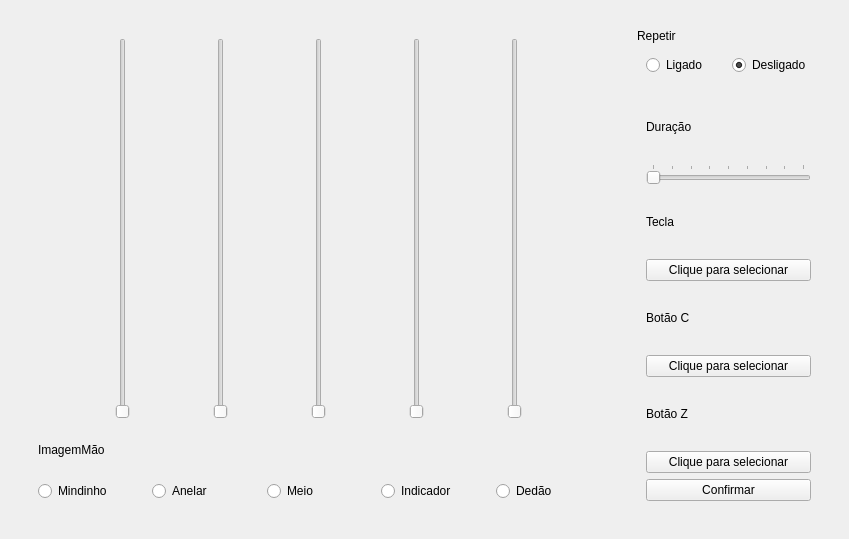
<?xml version="1.0" encoding="UTF-8"?>
<ui version="4.0">
 <class>configForm</class>
 <widget class="QWidget" name="configForm">
  <property name="geometry">
   <rect>
    <x>0</x>
    <y>0</y>
    <width>849</width>
    <height>539</height>
   </rect>
  </property>
  <property name="windowTitle">
   <string>Form</string>
  </property>
  <layout class="QGridLayout" name="gridLayout">
   <item row="1" column="0">
    <widget class="QWidget" name="configContainer" native="true">
     <layout class="QGridLayout" name="gridLayout_2" rowstretch="0" columnstretch="3,1">
      <item row="0" column="0">
       <widget class="QWidget" name="pressureFingerContainer" native="true">
        <layout class="QVBoxLayout" name="verticalLayout_3">
         <item>
          <widget class="QWidget" name="slidersContainer" native="true">
           <layout class="QHBoxLayout" name="horizontalLayout_2">
            <item>
             <widget class="QSlider" name="verticalSliderLittle">
              <property name="maximum">
               <number>200</number>
              </property>
              <property name="orientation">
               <enum>Qt::Orientation::Vertical</enum>
              </property>
              <property name="tickPosition">
               <enum>QSlider::TickPosition::NoTicks</enum>
              </property>
              <property name="tickInterval">
               <number>0</number>
              </property>
             </widget>
            </item>
            <item>
             <widget class="QSlider" name="verticalSliderRing">
              <property name="maximum">
               <number>200</number>
              </property>
              <property name="orientation">
               <enum>Qt::Orientation::Vertical</enum>
              </property>
             </widget>
            </item>
            <item>
             <widget class="QSlider" name="verticalSliderMiddle">
              <property name="maximum">
               <number>200</number>
              </property>
              <property name="orientation">
               <enum>Qt::Orientation::Vertical</enum>
              </property>
             </widget>
            </item>
            <item>
             <widget class="QSlider" name="verticalSliderIndex">
              <property name="maximum">
               <number>200</number>
              </property>
              <property name="orientation">
               <enum>Qt::Orientation::Vertical</enum>
              </property>
             </widget>
            </item>
            <item>
             <widget class="QSlider" name="verticalSliderThumb">
              <property name="maximum">
               <number>200</number>
              </property>
              <property name="orientation">
               <enum>Qt::Orientation::Vertical</enum>
              </property>
             </widget>
            </item>
           </layout>
          </widget>
         </item>
         <item>
          <widget class="QWidget" name="handImageContainer" native="true">
           <layout class="QGridLayout" name="gridLayout_4">
            <item row="0" column="0">
             <widget class="QLabel" name="handImageLabel">
              <property name="text">
               <string>ImagemMão</string>
              </property>
             </widget>
            </item>
           </layout>
          </widget>
         </item>
         <item>
          <widget class="QWidget" name="fingerButtonContainer_2" native="true">
           <layout class="QHBoxLayout" name="fingerButtonContainer">
            <item>
             <widget class="QRadioButton" name="radioButtonLittle">
              <property name="text">
               <string>Mindinho</string>
              </property>
              <attribute name="buttonGroup">
               <string notr="true">fingerButtonGroup</string>
              </attribute>
             </widget>
            </item>
            <item>
             <widget class="QRadioButton" name="radioButtonRing">
              <property name="text">
               <string>Anelar</string>
              </property>
              <attribute name="buttonGroup">
               <string notr="true">fingerButtonGroup</string>
              </attribute>
             </widget>
            </item>
            <item>
             <widget class="QRadioButton" name="radioButtonMiddle">
              <property name="text">
               <string>Meio</string>
              </property>
              <attribute name="buttonGroup">
               <string notr="true">fingerButtonGroup</string>
              </attribute>
             </widget>
            </item>
            <item>
             <widget class="QRadioButton" name="radioButtonIndex">
              <property name="text">
               <string>Indicador</string>
              </property>
              <attribute name="buttonGroup">
               <string notr="true">fingerButtonGroup</string>
              </attribute>
             </widget>
            </item>
            <item>
             <widget class="QRadioButton" name="radioButtonThumb">
              <property name="text">
               <string>Dedão</string>
              </property>
              <attribute name="buttonGroup">
               <string notr="true">fingerButtonGroup</string>
              </attribute>
             </widget>
            </item>
           </layout>
          </widget>
         </item>
        </layout>
       </widget>
      </item>
      <item row="0" column="1">
       <widget class="QWidget" name="optionsContainer" native="true">
        <layout class="QVBoxLayout" name="verticalLayout" stretch="0,0,3">
         <property name="spacing">
          <number>3</number>
         </property>
         <item>
          <widget class="QLabel" name="repeatButtonLabel">
           <property name="text">
            <string>Repetir</string>
           </property>
          </widget>
         </item>
         <item>
          <widget class="QWidget" name="repeatButtonContainer" native="true">
           <layout class="QHBoxLayout" name="horizontalLayout">
            <item>
             <widget class="QRadioButton" name="repeatOnButton">
              <property name="text">
               <string>Ligado</string>
              </property>
              <property name="checked">
               <bool>false</bool>
              </property>
              <attribute name="buttonGroup">
               <string notr="true">repeatButtonGroup</string>
              </attribute>
             </widget>
            </item>
            <item>
             <widget class="QRadioButton" name="repeatOffButton">
              <property name="text">
               <string>Desligado</string>
              </property>
              <property name="checked">
               <bool>true</bool>
              </property>
              <attribute name="buttonGroup">
               <string notr="true">repeatButtonGroup</string>
              </attribute>
             </widget>
            </item>
           </layout>
          </widget>
         </item>
         <item>
          <widget class="QWidget" name="optionsButtonsContainer" native="true">
           <layout class="QVBoxLayout" name="verticalLayout_2" stretch="0,0,0,0,0,0,0,0,0">
            <property name="spacing">
             <number>6</number>
            </property>
            <item>
             <widget class="QLabel" name="durationLabel">
              <property name="text">
               <string>Duração</string>
              </property>
             </widget>
            </item>
            <item>
             <widget class="QSlider" name="durationSlider">
              <property name="minimum">
               <number>1</number>
              </property>
              <property name="maximum">
               <number>9</number>
              </property>
              <property name="value">
               <number>1</number>
              </property>
              <property name="sliderPosition">
               <number>1</number>
              </property>
              <property name="orientation">
               <enum>Qt::Orientation::Horizontal</enum>
              </property>
              <property name="tickPosition">
               <enum>QSlider::TickPosition::TicksAbove</enum>
              </property>
              <property name="tickInterval">
               <number>1</number>
              </property>
             </widget>
            </item>
            <item>
             <widget class="QLabel" name="pressureLabel">
              <property name="text">
               <string>Tecla</string>
              </property>
             </widget>
            </item>
            <item>
             <widget class="QPushButton" name="pressureButton">
              <property name="text">
               <string>Clique para selecionar</string>
              </property>
             </widget>
            </item>
            <item>
             <widget class="QLabel" name="CButtonlable">
              <property name="text">
               <string>Botão C</string>
              </property>
             </widget>
            </item>
            <item>
             <widget class="QPushButton" name="CKeyButton">
              <property name="text">
               <string>Clique para selecionar</string>
              </property>
             </widget>
            </item>
            <item>
             <widget class="QLabel" name="ZButtonLabel">
              <property name="text">
               <string>Botão Z</string>
              </property>
             </widget>
            </item>
            <item>
             <widget class="QPushButton" name="ZKeyButton">
              <property name="text">
               <string>Clique para selecionar</string>
              </property>
             </widget>
            </item>
            <item>
             <widget class="QPushButton" name="confirmButton">
              <property name="text">
               <string>Confirmar</string>
              </property>
             </widget>
            </item>
           </layout>
          </widget>
         </item>
        </layout>
       </widget>
      </item>
     </layout>
    </widget>
   </item>
  </layout>
 </widget>
 <resources/>
 <connections/>
 <buttongroups>
  <buttongroup name="fingerButtonGroup">
   <property name="exclusive">
    <bool>false</bool>
   </property>
  </buttongroup>
  <buttongroup name="repeatButtonGroup"/>
 </buttongroups>
</ui>
